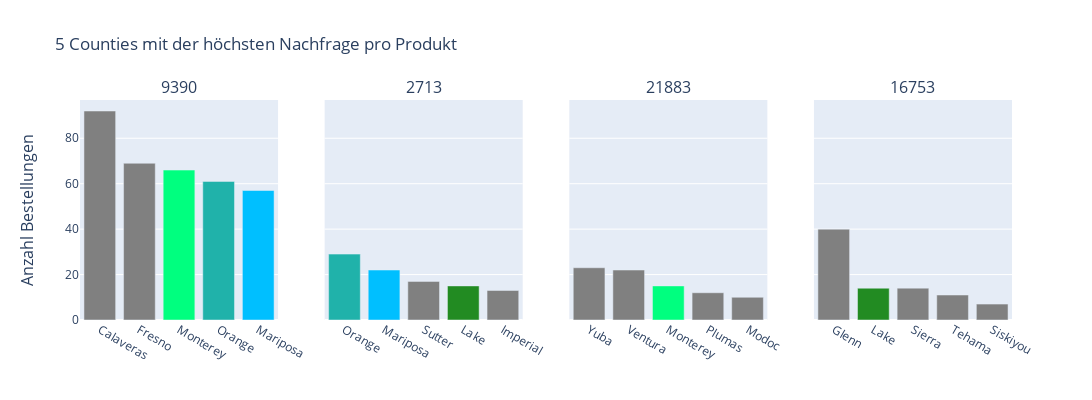

Notebook source saved alongside this figure:
### Code cell
# Generate 4 Barcharts for Top 5 Counties per Product
# Colors represent cooccurence of counties
colors1=['grey']*5
colors2=['grey']*5
colors3=['grey']*5
colors4=['grey']*5
colors1[2]='springgreen'
colors1[3]='lightseagreen'
colors1[4]='deepskyblue'
colors2[0]='lightseagreen'
colors2[1]='deepskyblue'
colors2[3]='forestgreen'
colors3[2]='springgreen'
colors4[1]='forestgreen'
fig = make_subplots(rows=1,
                    cols=4,
                    shared_yaxes='all',
                    y_title = 'Anzahl Bestellungen',
                    subplot_titles = ['9390','2713','21883','16753'])

fig.add_trace(
    go.Bar(x=df_9390_t5.county, y=df_9390_t5['Anzahl Bestellungen'], name = '9390',marker_color=colors1),
    row=1, col=1
)

fig.add_trace(
    go.Bar(x=df_2713_t5.county, y=df_2713_t5['Anzahl Bestellungen'], name = '2713',marker_color=colors2),
    row=1, col=2
)

fig.add_trace(
    go.Bar(x=df_21883_t5.county, y=df_21883_t5['Anzahl Bestellungen'], name = '21883',marker_color=colors3),
    row=1, col=3
)

fig.add_trace(
    go.Bar(x=df_16753_t5.county, y=df_16753_t5['Anzahl Bestellungen'], name = '16753',marker_color=colors4),
    row=1, col=4
)
fig.update_layout(height=400, width=1200,
                  title_text="5 Counties mit der höchsten Nachfrage pro Produkt",
                  showlegend=False)

fig.show()

### Figure 1 — Plotly figure (JSON) as saved in the notebook; plotly's stock layout.template omitted (floating-point values rounded to 4 significant figures)
{"data": [{"marker": {"color": ["grey", "grey", "springgreen", "lightseagreen", "deepskyblue"]}, "name": "9390", "type": "bar", "x": ["Calaveras", "Fresno", "Monterey", "Orange", "Mariposa"], "xaxis": "x", "y": [92, 69, 66, 61, 57], "yaxis": "y"}, {"marker": {"color": ["lightseagreen", "deepskyblue", "grey", "forestgreen", "grey"]}, "name": "2713", "type": "bar", "x": ["Orange", "Mariposa", "Sutter", "Lake", "Imperial"], "xaxis": "x2", "y": [29, 22, 17, 15, 13], "yaxis": "y2"}, {"marker": {"color": ["grey", "grey", "springgreen", "grey", "grey"]}, "name": "21883", "type": "bar", "x": ["Yuba", "Ventura", "Monterey", "Plumas", "Modoc"], "xaxis": "x3", "y": [23, 22, 15, 12, 10], "yaxis": "y3"}, {"marker": {"color": ["grey", "forestgreen", "grey", "grey", "grey"]}, "name": "16753", "type": "bar", "x": ["Glenn", "Lake", "Sierra", "Tehama", "Siskiyou"], "xaxis": "x4", "y": [40, 14, 14, 11, 7], "yaxis": "y4"}], "layout": {"annotations": [{"font": {"size": 16}, "showarrow": false, "text": "9390", "x": 0.1062, "xanchor": "center", "xref": "paper", "y": 1, "yanchor": "bottom", "yref": "paper"}, {"font": {"size": 16}, "showarrow": false, "text": "2713", "x": 0.3688, "xanchor": "center", "xref": "paper", "y": 1, "yanchor": "bottom", "yref": "paper"}, {"font": {"size": 16}, "showarrow": false, "text": "21883", "x": 0.6313, "xanchor": "center", "xref": "paper", "y": 1, "yanchor": "bottom", "yref": "paper"}, {"font": {"size": 16}, "showarrow": false, "text": "16753", "x": 0.8938, "xanchor": "center", "xref": "paper", "y": 1, "yanchor": "bottom", "yref": "paper"}, {"font": {"size": 16}, "showarrow": false, "text": "Anzahl Bestellungen", "textangle": -90, "x": 0, "xanchor": "right", "xref": "paper", "xshift": -40, "y": 0.5, "yanchor": "middle", "yref": "paper"}], "height": 400, "showlegend": false, "title": {"text": "5 Counties mit der höchsten Nachfrage pro Produkt"}, "width": 1200, "xaxis": {"anchor": "y", "autorange": true, "domain": [0, 0.2125], "range": [-0.5, 4.5], "type": "category"}, "xaxis2": {"anchor": "y2", "autorange": true, "domain": [0.2625, 0.475], "range": [-0.5, 4.5], "type": "category"}, "xaxis3": {"anchor": "y3", "autorange": true, "domain": [0.525, 0.7375], "range": [-0.5, 4.5], "type": "category"}, "xaxis4": {"anchor": "y4", "autorange": true, "domain": [0.7875, 1], "range": [-0.5, 4.5], "type": "category"}, "yaxis": {"anchor": "x", "autorange": true, "domain": [0, 1], "range": [0, 96.84], "type": "linear"}, "yaxis2": {"anchor": "x2", "autorange": true, "domain": [0, 1], "matches": "y", "range": [0, 96.84], "showticklabels": false, "type": "linear"}, "yaxis3": {"anchor": "x3", "autorange": true, "domain": [0, 1], "matches": "y", "range": [0, 96.84], "showticklabels": false, "type": "linear"}, "yaxis4": {"anchor": "x4", "autorange": true, "domain": [0, 1], "matches": "y", "range": [0, 96.84], "showticklabels": false, "type": "linear"}}}
